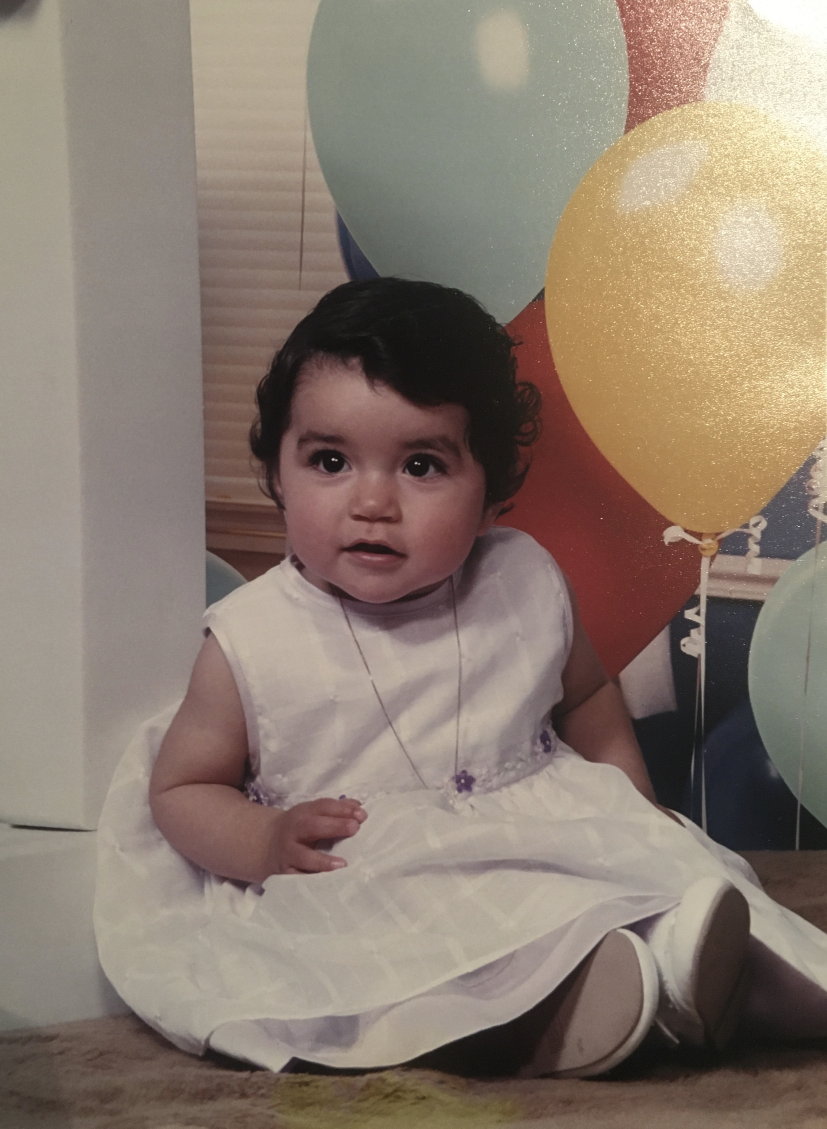
#> input picture baby_sel.jpg, 2481 x 3385 px (shown at 1/3 size); its folder holds only this picture in this run
$ python -i mosaic_tiles.py   (imports and definitions only)
#> lines starting #> are read from the running program, lines starting #| are printed output that depends on the picture; pictures that were not available may be replaced by others from this repository, and a replacement may not be noted
#> further down, picture is the input picture: PIL image 2481x3385 RGB; mean R, G, B 139.1, 124.2, 112
import glob
from PIL import Image
from scipy import spatial
import numpy as np
import matplotlib.pyplot as plt

def createPhotomosaic(photo):

    #photo that will become a photo mosaic
    main_photo_path = photo

    #tiles that create the photomosaic
    tile_photos_path = "tiles/*"
    tile_size = (50, 50)

    #Getting all the tiles
    tile_paths = []
    for file in glob.glob(tile_photos_path):
        tile_paths.append(file)

    tiles = []
    for path in tile_paths:
        tile = Image.open(path)
        tile = tile.resize(tile_size)
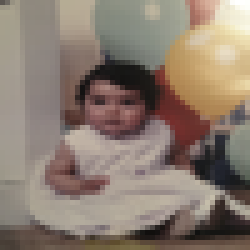
#> tile: PIL image 50x50 RGB (shown 5 times larger); mean R, G, B 139.1, 124.2, 111.9
        tiles.append(tile)

    #Calculate dominant color
    colors = []
    for tile in tiles:
        dom_color = np.array(tile).mean(axis=0).mean(axis=0)
        colors.append(dom_color)
#> this loop made 1 pass
#> dom_color on pass 1: [139.1, 124.2, 111.9]
#> after the loop, colors = [[139.1, 124.2, 111.9]]


    #Pixelate main photo
#> (the run stopped early here; a loop or call above may not have finished)

$ run again, on try.jpg
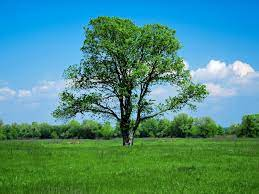
#> input picture try.jpg, 259 x 194 px
#> picture is the input picture: PIL image 259x194 RGB; mean R, G, B 74.2, 140.8, 129.1
#> in createPhotomosaic, `tile = tile.resize(tile_size)`:
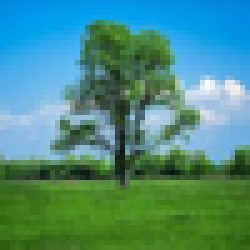
#> tile: PIL image 50x50 RGB (shown 5 times larger); mean R, G, B 74.2, 140.8, 129.1
#> the loop in createPhotomosaic, `for tile in tiles:` made 1 pass
#> dom_color on pass 1: [74.22, 140.8, 129.1]
#> after the loop in createPhotomosaic, `for tile in tiles:`: colors = [[74.22, 140.8, 129.1]]

$ run again, on beige.jpeg
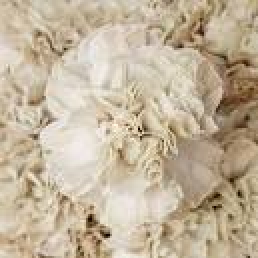
#> input picture beige.jpeg, 129 x 129 px (shown 2 times larger)
#> picture is the input picture: PIL image 129x129 RGB; mean R, G, B 194.8, 179.5, 155.7
#> in createPhotomosaic, `tile = tile.resize(tile_size)`:
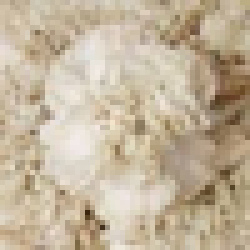
#> tile: PIL image 50x50 RGB (shown 5 times larger); mean R, G, B 194.8, 179.5, 155.7
#> the loop in createPhotomosaic, `for tile in tiles:` made 1 pass
#> dom_color on pass 1: [194.8, 179.5, 155.7]
#> after the loop in createPhotomosaic, `for tile in tiles:`: colors = [[194.8, 179.5, 155.7]]

$ run again, on black.jpeg
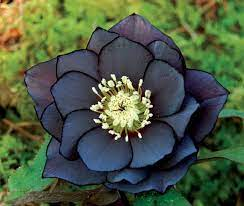
#> input picture black.jpeg, 244 x 206 px
#> picture is the input picture: PIL image 244x206 RGB; mean R, G, B 76.4, 90.3, 66.4
#> in createPhotomosaic, `tile = tile.resize(tile_size)`:
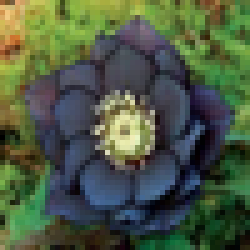
#> tile: PIL image 50x50 RGB (shown 5 times larger); mean R, G, B 76.4, 90.3, 66.4
#> the loop in createPhotomosaic, `for tile in tiles:` made 1 pass
#> dom_color on pass 1: [76.4, 90.26, 66.43]
#> after the loop in createPhotomosaic, `for tile in tiles:`: colors = [[76.4, 90.26, 66.43]]
